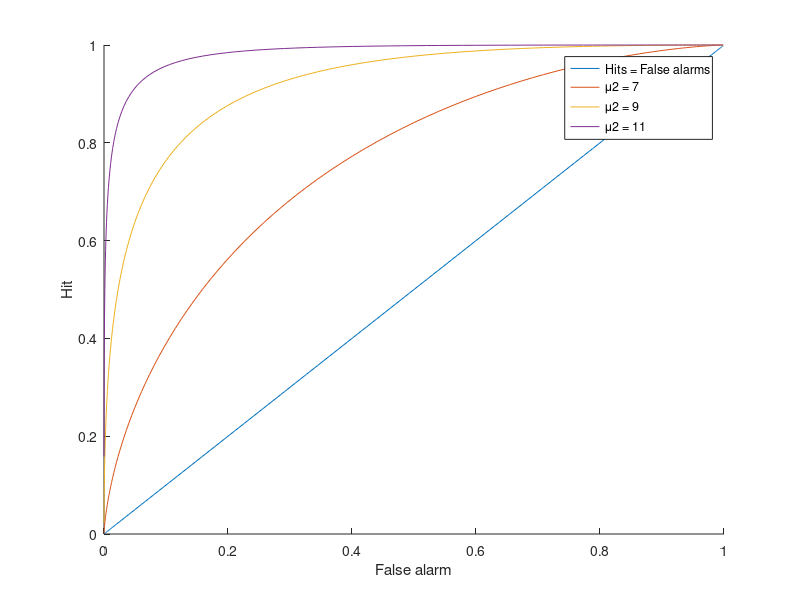

MATLAB code for this plot:
% 1. Choose a value of x ∗ and compute the probabilities of hit (h) and false alarm (fa).
% x* = 6
% hit = integral 6 to inf for dist 2 = 1 - integral -inf to 6 = 
1 - normcdf(6, 7, 2)
% fa = integral 6 to inf for dist 1 = 1 - integral -inf to 6 = 
1 - normcdf(6, 5, 2)

% Plot the point (fa, h) in a graph with horizontal axis fa and vertical axis h. 
% Choose a few other values of x ∗ in the interval [μ 1 − 3σ; μ 2 + 3σ] (-1 ; 13) 
% and plot the corresponding (fa, h) points too. Repeat the computation of a ROC 
% curve for the cases μ 2 = 9 and μ 2 = 11 and plot all three ROC curves in the same 
% diagram. 
x = []; y1 = []; y2 = []; y3 = [];
for xStar = -1:0.1:13
    x(end+1) = (1 - normcdf(xStar, 5, 2));
    y1(end+1) = (1 - normcdf(xStar, 7, 2));
    y2(end+1) = (1 - normcdf(xStar, 9, 2));
    y3(end+1) = (1 - normcdf(xStar, 11, 2)); 
end
hold on
plot(x,x)
plot(x,y1)
plot(x,y2)
plot(x,y3)
xlabel('False alarm')
ylabel('Hit')
legend('Hits = False alarms', '\mu2 = 7','\mu2 = 9','\mu2 = 11')

% What is the value of the discriminability d for
% each of these cases?
% D(9) = (9-5)/2 = 2, 
% D(11) = (11-5)/2 = 3